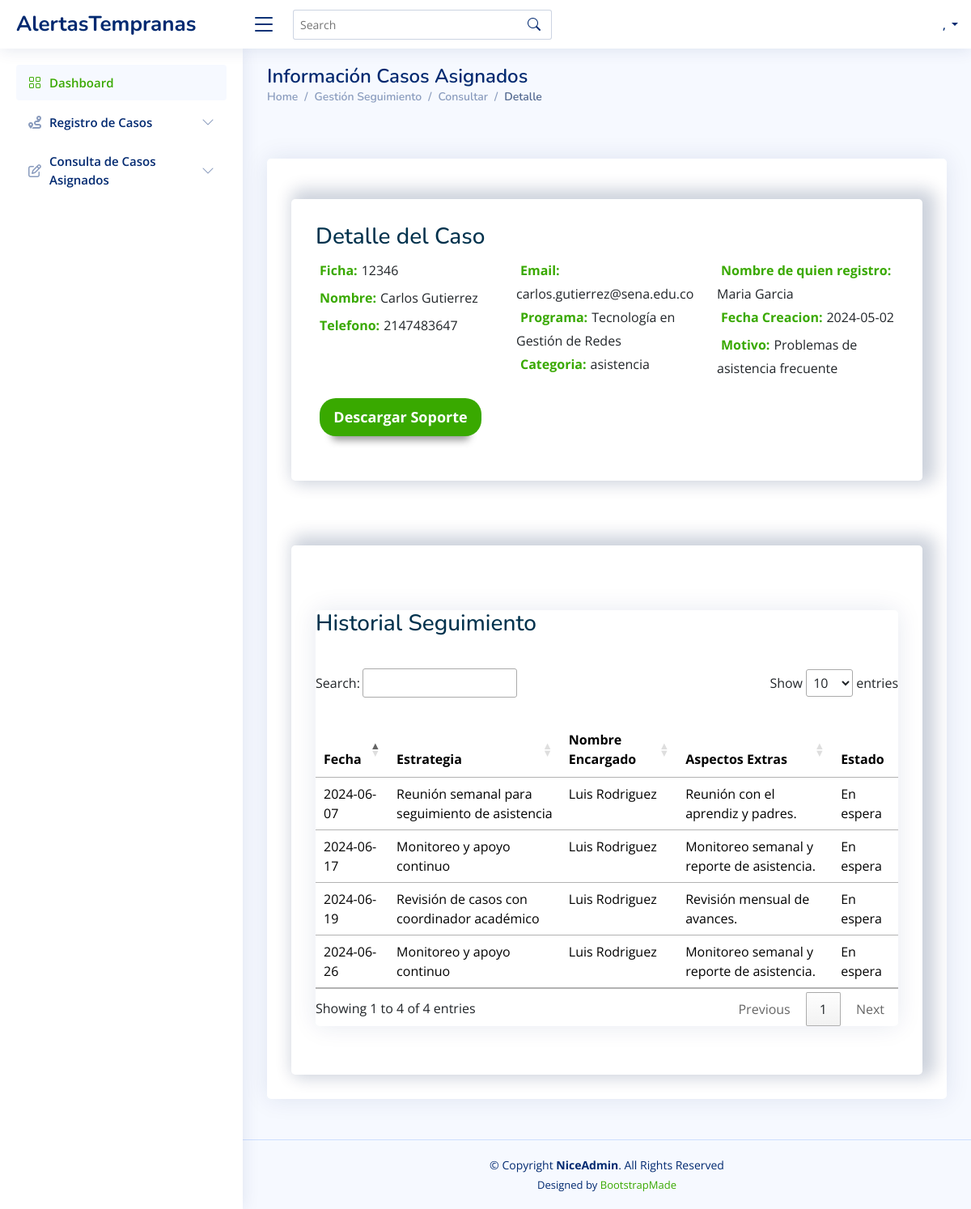
/Views/coordinador/mostrarCasoAsignado.php?id=2, run on the app's committed database.
### tables this page shows
CREATE TABLE `casos` (
  `id` int(11) NOT NULL,
  `descripcion` text NOT NULL,
  `categoria` varchar(80) NOT NULL,
  `soporte` varchar(300) NOT NULL,
  `fecha` date NOT NULL,
  `estado` varchar(80) NOT NULL,
  `id_aprendiz` int(11) NOT NULL,
  `id_usuario` int(11) NOT NULL,
  `id_encargado` int(11) NOT NULL
);

CREATE TABLE `aprendiz` (
  `id` int(11) NOT NULL,
  `tipo_documento_aprendiz` varchar(20) NOT NULL,
  `documento` bigint(20) NOT NULL,
  `nombre` varchar(60) NOT NULL,
  `apellido` varchar(50) NOT NULL,
  `email` varchar(60) NOT NULL,
  `telefono` int(11) NOT NULL,
  `programa` varchar(50) NOT NULL,
  `ficha` varchar(30) NOT NULL,
  `id_usuario` int(11) NOT NULL
);

CREATE TABLE `usuarios` (
  `id` int(11) NOT NULL,
  `tipo_documento` varchar(20) NOT NULL,
  `documento` int(11) NOT NULL,
  `nombre` varchar(60) NOT NULL,
  `email` varchar(60) NOT NULL,
  `telefono` int(11) NOT NULL,
  `clave` varchar(250) NOT NULL,
  `rol` varchar(50) NOT NULL
);

CREATE TABLE `seguimiento_casos` (
  `id` int(11) NOT NULL,
  `estrategia` varchar(200) NOT NULL,
  `id_caso` int(11) NOT NULL,
  `id_encargado` int(11) NOT NULL,
  `aspectos_extras` text NOT NULL,
  `fecha` date DEFAULT NULL
);

### Models/consultasCoordinador.php (called while the page is built, shortened)
<?php
class ConsultasCoordinador {
    public function consultarInfoDet($id_caso){
        $objConexion = new Conexion();
        $conexion = $objConexion->getConexion();
        $consultar= "SELECT a.ficha, a.nombre, a.apellido, a.telefono, a.email, a.programa, c.categoria, u.nombre AS nombre_usuario, c.estado, c.fecha, c.descripcion, c.soporte FROM casos c JOIN aprendiz a ON c.id_aprendiz = a.id JOIN usuarios u ON c.id_usuario = u.id WHERE c.id = :id_caso";
        $result= $conexion->prepare($consultar);
        $result->bindparam(':id_caso', $id_caso);
        $result->execute();
        $f= array();
        while($resultado = $result->fetch()){
            $f[] = $resultado;
        }
        return $f;
    }
    public function consultarSegumientoCaso($id_caso){
        $objConexion = new Conexion();
        $conexion = $objConexion->getConexion();
        $consultar= "SELECT s.id, s.estrategia, s.id_caso, s.id_encargado, s.aspectos_extras, s.fecha, c.estado, u.nombre AS nombre_encargado FROM seguimiento_casos s JOIN casos c ON s.id_caso = c.id JOIN usuarios u ON s.id_encargado= u.id WHERE s.id_caso = :id_caso";
        $result= $conexion->prepare($consultar);
        $result->bindparam(':id_caso', $id_caso);
        $result->execute();
        $f= array();
        while($resultado = $result->fetch()){
            $f[] = $resultado;
        }
        return $f;
    }
}

### Controllers/coordinador/mostrar_info.php (the view, shortened to what this page needs)
<?php
require_once("../../Models/consultasCoordinador.php");
function cargarInfoDetalles() {
    $id_caso = $_GET['id'];
    $objConsultas = new ConsultasCoordinador();
    $result = $objConsultas->consultarInfoDet($id_caso);
        foreach ($result as $f) {
            echo '
            <div class="col-md-4">
                <label class="modal-detalles" for="">Ficha:</label>'.$f['ficha'].' <br>
                <label class="modal-detalles" for="">Nombre:</label>'.$f['nombre'].' '.$f['apellido'].' <br>
                <label class="modal-detalles" for="">Telefono:</label>'.$f['telefono'].' <br>
              </div>
              <div class="col-md-4">
                <label class="modal-detalles" for="">Email:</label>'.$f['email'].' <br>
                <label class="modal-detalles" for="">Programa:</label>'.$f['programa'].'<br>
                <label class="modal-detalles" for="">Categoria:</label>'.$f['categoria'].' <br>
              </div>
              <div class="col-md-4">
                <label class="modal-detalles" for="">Nombre de quien registro:</label>'.$f['nombre_usuario'].' <br>
                <label class="modal-detalles" for="">Fecha Creacion:</label>'.$f['fecha'].'<br>
                <label class="modal-detalles" for="">Motivo:</label>'.$f['descripcion'].'<br>
              </div>
              <div class="col-md-12">
                <label class="modal-detalles" for=""><button class="form-button"><a href="'.$f['soporte'].'" download style= "color:white; ">Descargar Soporte</a></button> <br>
              </div>
            ';
        }
}
function cargarSeguimiento(){
  $id_caso = $_GET['id'];
  $objConsultas = new ConsultasCoordinador();
  $result = $objConsultas->consultarSegumientoCaso($id_caso);
  if (!isset($result)) {
      echo "<h2>No hay seguimientos registrados</h2>";
  } else {
      foreach ($result as $f) {
          echo '
                <tr>
                  <td>'.$f['fecha'].'</td>
                  <td>'.$f['estrategia'].' </td>
                  <td>'.$f['nombre_encargado'].'</td>
                  <td>'.$f['aspectos_extras'].'</td>
                  <td>'.$f['estado'].'</td>
                </tr>
          ';
      }
  }
}
function cargarPerfilCordinador()
{
  $idUsuarios = $_SESSION["id"];
  $objConsultasAdmin = new ConsultasCoordinador();
  $f = $objConsultasAdmin->consultarUser($idUsuarios);
  echo '
        <li class="nav-item dropdown pe-3">
          <a class="nav-link nav-profile d-flex align-items-center pe-0" href="#" data-bs-toggle="dropdown">
            <span class="d-none d-md-block dropdown-toggle ps-2">' . $f["nombre"] .', '.$f["rol"].  '</span>
          </a>
          <ul class="dropdown-menu dropdown-menu-end dropdown-menu-arrow profile">
            <li class="dropdown-header">
              <h6>' . $f["nombre"] . '</h6>
              <span>' . $f["rol"] . '</span>
            </li>
            <li>
              <hr class="dropdown-divider">
            </li>
            <li>
              <a class="dropdown-item d-flex align-items-center" href="userProfileAdmin.php">
                <i class="bi bi-person"></i>
                <span>Mi perfil</span>
              </a>
            </li>
            <li>
              <hr class="dropdown-divider">
            </li>
            <li>
              <a class="dropdown-item d-flex align-items-center" href="users-profile.html">
                <i class="bi bi-gear"></i>
                <span>Configuración</span>
              </a>
            </li>
            <li>
              <hr class="dropdown-divider">
            </li>
            <li>
              <a class="dropdown-item d-flex align-items-center" href="pages-faq.html">
                <i class="bi bi-question-circle"></i>
                <span>¿Necesitas Ayuda?</span>
              </a>
            </li>
            <li>
              <hr class="dropdown-divider">
            </li>
            <li>
              <a class="dropdown-item d-flex align-items-center" href="../../Controllers/cerrarSesion.php">
                <i class="bi bi-box-arrow-right"></i>
                <span>Cerrar Sesión</span>
              </a>
            </li>
          </ul>
        </li>
    ';
}

### Views/coordinador/assets/css/style.css (style rules this page uses)
:root { scroll-behavior: smooth; --primary-color: #39A900; --secondary-color: #00324D; --complementary-color1: #385c57; --complementary-color2: #e6e6e6; --degrade: linear-gradient(#39a900, #A1D687, #fff); --font-size-titulos-h1: 48px; --font-size-titulos-h2: 40px; --font-size-titulos-h3: 32px; --font-size-titulos-h4: 24px; --font-size-parrafos: 24px; }
body { font-family: "Open Sans", sans-serif; background: #f6f9ff; color: #444444; }
a { color: var(--primary-color); text-decoration: none; }
.header-nav .nav-profile { color: #012970; }
.header-nav .nav-profile span { font-size: 14px; font-weight: 600; }
.form-button { width: 200px; font-size: 18px; font-weight: bold; background: var(--primary-color); color: #fff; padding-block: 10px; margin: 20px auto; border-radius: 20px; box-shadow: #999 0px 20px 10px -15px; border: none; transition: all 0.2s ease-in-out; }
.modal-detalles { margin: 5px; font-weight: 700; color: #39A900; }

### data on the page
casos: id_aprendiz.ficha "12346", id_aprendiz.nombre "Carlos", id_aprendiz.apellido "Gutierrez", id_aprendiz.telefono "2147483647", id_aprendiz.email "carlos.gutierrez@sena.edu.co", id_aprendiz.programa "Tecnología en Gestión de Redes", categoria "asistencia", id_usuario.nombre "Maria Garcia", fecha "2024-05-02", descripcion "Problemas de asistencia frecuente"
seguimiento_casos: fecha "2024-06-07", estrategia "Reunión semanal para seguimiento de asistencia", id_encargado.nombre "Luis Rodriguez", aspectos_extras "Reunión con el aprendiz y padres.", id_caso.estado "En espera"
seguimiento_casos: fecha "2024-06-19", estrategia "Revisión de casos con coordinador académico", id_encargado.nombre "Luis Rodriguez", aspectos_extras "Revisión mensual de avances.", id_caso.estado "En espera"
seguimiento_casos: fecha "2024-06-17", estrategia "Monitoreo y apoyo continuo", id_encargado.nombre "Luis Rodriguez", aspectos_extras "Monitoreo semanal y reporte de asistencia.", id_caso.estado "En espera"
seguimiento_casos: fecha "2024-06-26", estrategia "Monitoreo y apoyo continuo", id_encargado.nombre "Luis Rodriguez", aspectos_extras "Monitoreo semanal y reporte de asistencia.", id_caso.estado "En espera"
